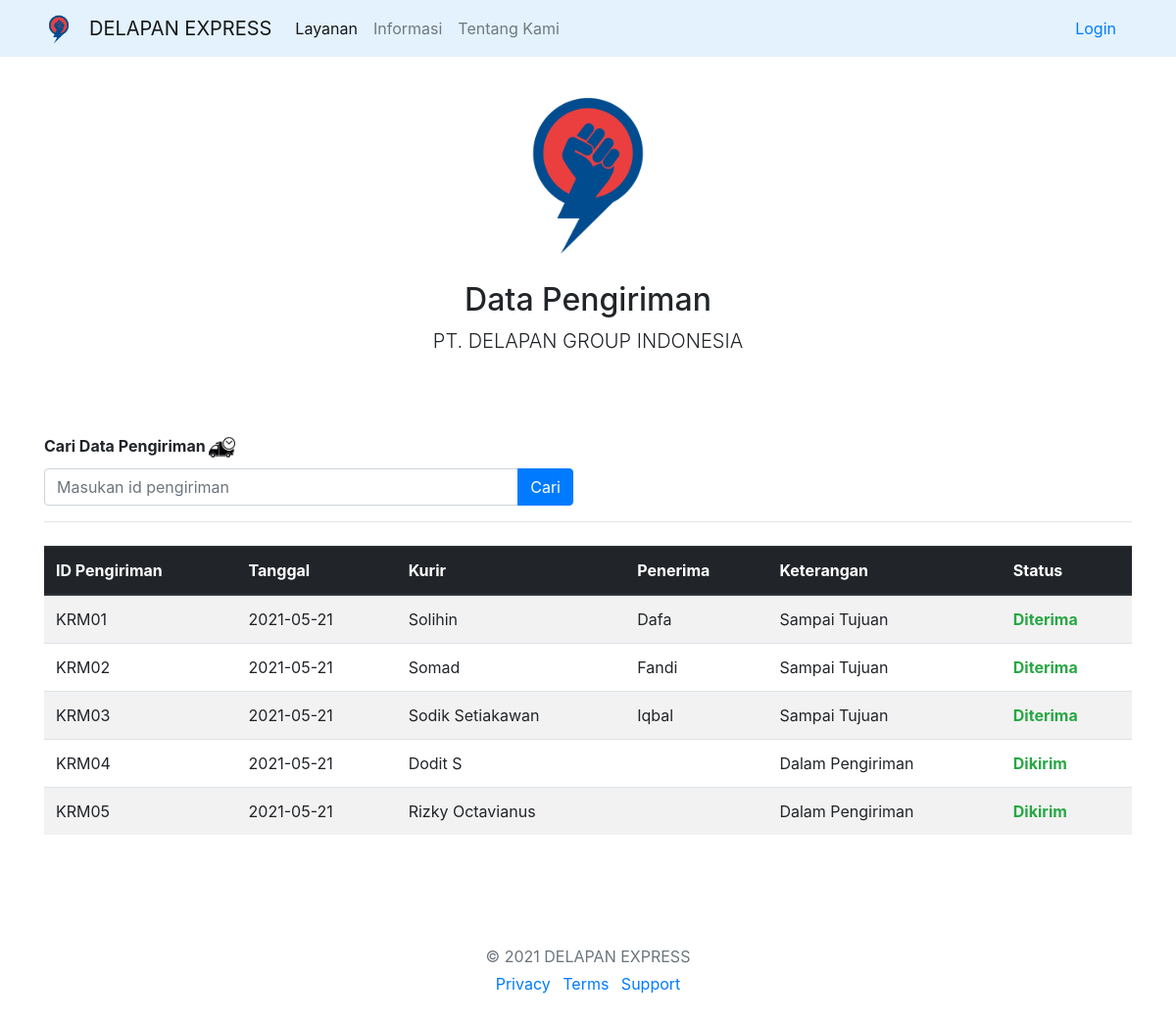
/index.php/tracking/pencariandata, run on the app's committed database.
### tables this page shows
CREATE TABLE `pengiriman` (
  `id_pengiriman` varchar(15) NOT NULL,
  `tanggal` date NOT NULL,
  `id_pelanggan` int(5) NOT NULL,
  `id_barang` int(5) NOT NULL,
  `id_kurir` int(5) NOT NULL,
  `id_layanan` int(5) NOT NULL,
  `keterangan` text NOT NULL,
  `penerima` varchar(50) NOT NULL,
  `status` varchar(50) NOT NULL
);

CREATE TABLE `kurir` (
  `id_kurir` int(5) NOT NULL,
  `nama_kurir` varchar(30) NOT NULL,
  `jenis_kelamin` varchar(20) NOT NULL,
  `telepon` varchar(15) NOT NULL,
  `alamat` text NOT NULL
);

### application/controllers/Tracking.php (called while the page is built, shortened)
<?php
class Tracking extends CI_Controller
{
    public function pencariandata()
    {
        $data['judul'] = 'DEX | Pengiriman Data';
        $data['data_pengiriman'] = $this->ModelPengiriman->joinpengiriman()->result_array();
        $data['pelanggan'] = $this->ModelPelanggan->getPelanggan()->result_array();
        $data['kurir'] = $this->ModelKurir->getKurir()->result_array();
        $data['pengiriman'] = $this->ModelPengiriman->getPengiriman()->result_array();
        $data['layanan'] = $this->ModelLayanan->getLayanan()->result_array();
        $data['barang'] = $this->ModelBarang->getBarang()->result_array();
        $this->load->view('tracking/header', $data);
        $this->load->view('tracking/pengirimandata', $data);
        $this->load->view('tracking/footer');
    }
}

### index.php (called while the page is built, shortened)
<?php
require_once BASEPATH.'core/CodeIgniter.php';

### application/models/ModelPengiriman.php (called while the page is built, shortened)
<?php
class Modelpengiriman extends CI_Model
{
    public function joinpengiriman()
    {
        $this->db->select('*');
        $this->db->from('pengiriman');
        $this->db->join('pelanggan' , 'pengiriman.id_pelanggan = pelanggan.id_pelanggan' , 'LEFT');
        $this->db->join('barang' , 'pengiriman.id_barang = barang.id_barang' , 'LEFT');
        $this->db->join('kurir' , 'pengiriman.id_kurir = kurir.id_kurir' , 'LEFT');
        $this->db->join('layanan' , 'pengiriman.id_layanan = layanan.id_layanan' , 'LEFT');
        $query = $this->db->get();
        return $query;
    }
}

### application/views/tracking/pengirimandata.php (the view)
<div class="container">
  <div class="py-5 text-center">
    <img class="d-block mx-auto mb-4" src="<?= base_url() ?>assets/img/yuki.png" alt="" width="15%">
    <h2>Data Pengiriman</h2>
    <p class="lead">PT. DELAPAN GROUP INDONESIA</p>
  </div>
</div>
<div class="container">
  <div class="row mt-3">
    <div class="col-md-6">
      <form class="need-validation" action="" method="post">
        <label class="text-black"><b>
            <font>Cari Data Pengiriman</font>
          </b>
          <img src="<?= base_url() ?>assets/img/delivery-time.png" width="5%">
        </label>
        <div class="input-group">
          <input type="text" class="form-control" placeholder="Masukan id pengiriman" name="keyword">
          <div class="input-group-append">
            <button class="btn btn-primary" type="submit">Cari</button>
          </div>
        </div>
      </form>
    </div>
  </div>
  <hr class="mb-4">
  <div class="table-responsive">
    <table class="table table-striped">
      <thead class="thead-dark">
        <tr>
          <th scope="col">ID Pengiriman</th>
          <th scope="col">Tanggal</th>
          <th scope="col">Kurir</th>
          <th scope="col">Penerima</th>
          <th scope="col">Keterangan</th>
          <th scope="col">Status</th>
        </tr>
      </thead>
      <tbody>
        <?php
        foreach ($data_pengiriman as $p) { ?>
          <tr>
            <td><?= $p['id_pengiriman']; ?></td>
            <td><?= $p['tanggal']; ?></td>
            <td><?= $p['nama_kurir']; ?></td>
            <td><?= $p['penerima']; ?></td>
            <td><?= $p['keterangan']; ?></td>
            <td class="text-success"><b><?= $p['status']; ?></b></td>
          </tr>
        <?php } ?>
      </tbody>
    </table>
  </div>
</div>

### application/views/tracking/header.php (shortened to what this page needs)
<!doctype html>
<html lang="en">
<head>
  <link rel="stylesheet" href="https://maxcdn.bootstrapcdn.com/bootstrap/4.0.0/css/bootstrap.min.css">
</head>
<body class="mt-5" background="<?= base_url() ?>assets/img/bg.png">
  <nav class="navbar fixed-top navbar-expand-lg navbar-light" style="background-color: #e3f2fd;">
    <div class="container">
      <a class="navbar-brand" href="#">
        <img src="<?= base_url() ?>assets/img/yuki.png" alt="" width="30" height="30">
      </a>
      <a class="navbar-brand" href="<?= base_url(); ?>tracking">DELAPAN EXPRESS</a>
      <div class="collapse navbar-collapse" id="navbarNavAltMarkup">
        <ul class="navbar-nav mr-auto mt-2 mt-lg-0">
          <li class="nav-item active">
            <a class="nav-item nav-link" href="<?= base_url(); ?>tracking/daftarlayanan">Layanan <span class="sr-only">(current)</span></a>
          </li>
          <li class="nav-item">
            <a class="nav-item nav-link" href="<?= base_url(); ?>tracking/informasi">Informasi</a>
          </li>
          <li class="nav-item">
            <a class="nav-item nav-link" href="<?= base_url(); ?>tracking/aboutus">Tentang Kami</a>
          </li>
        </ul>
        <a class="nav-link my-2 my-sm-0" href="<?= base_url(); ?>autentifikasi">Login</a>
      </div>
    </div>
  </nav>

### application/views/tracking/footer.php (shortened to what this page needs)
<footer class="my-5 pt-5 text-muted text-center text-small">
  <p class="mb-1">&copy; 2021 DELAPAN EXPRESS</p>
  <ul class="list-inline">
    <li class="list-inline-item"><a href="#">Privacy</a></li>
    <li class="list-inline-item"><a href="#">Terms</a></li>
    <li class="list-inline-item"><a href="#">Support</a></li>
  </ul>
</footer>
</body>
</html>

### data on the page
pengiriman: id_pengiriman "KRM01", tanggal "2021-05-21", id_kurir.nama_kurir "Solihin", penerima "Dafa", keterangan "Sampai Tujuan", status "Diterima"
pengiriman: id_pengiriman "KRM02", tanggal "2021-05-21", id_kurir.nama_kurir "Somad", penerima "Fandi", keterangan "Sampai Tujuan", status "Diterima"
pengiriman: id_pengiriman "KRM03", tanggal "2021-05-21", id_kurir.nama_kurir "Sodik Setiakawan", penerima "Iqbal", keterangan "Sampai Tujuan", status "Diterima"
pengiriman: id_pengiriman "KRM04", tanggal "2021-05-21", id_kurir.nama_kurir "Dodit S", keterangan "Dalam Pengiriman", status "Dikirim"
pengiriman: id_pengiriman "KRM05", tanggal "2021-05-21", id_kurir.nama_kurir "Rizky Octavianus", keterangan "Dalam Pengiriman", status "Dikirim"
